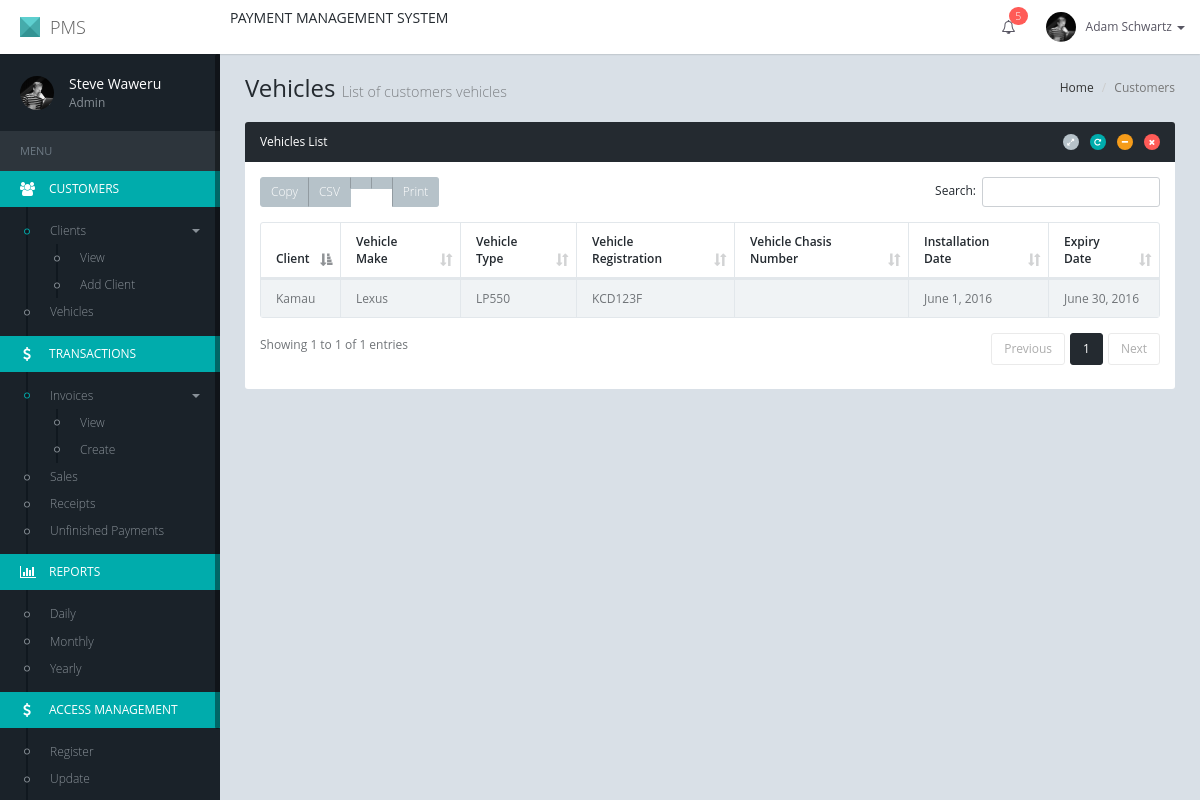
Before: /vehicles/ with the older database file.
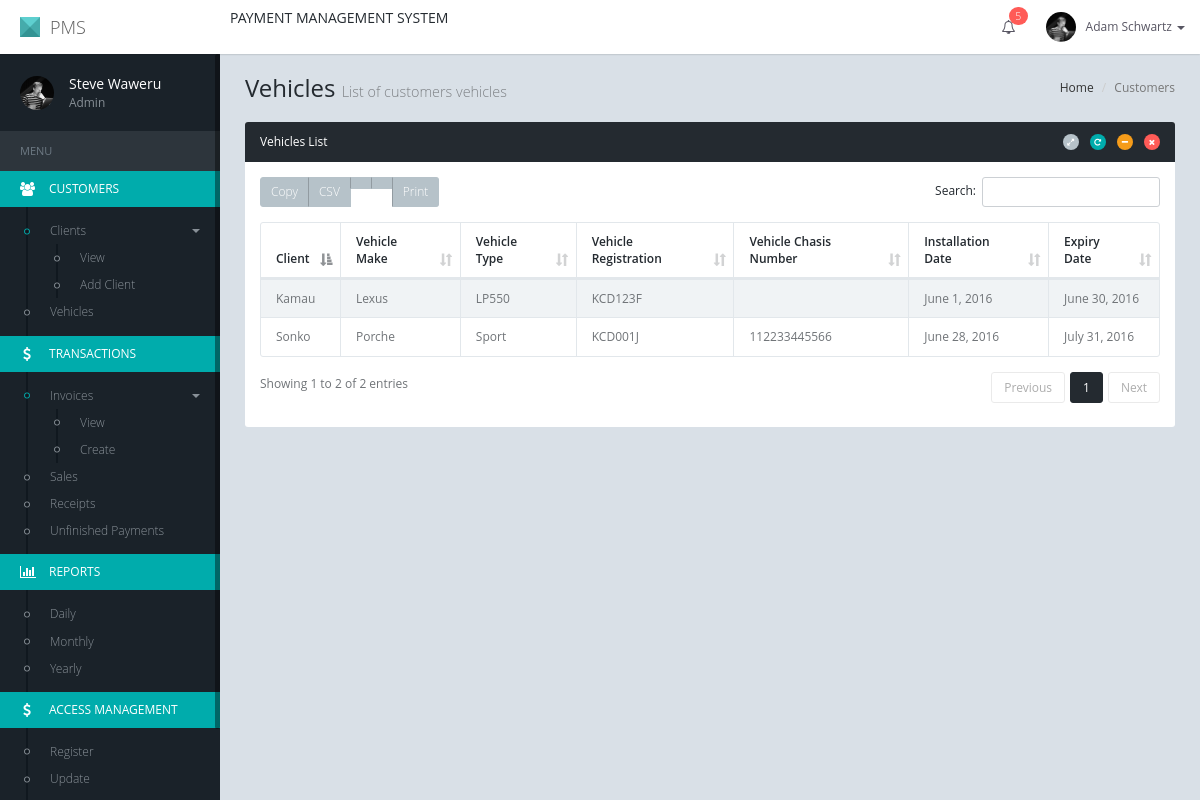
After: the same page with the newer database file.
### dashboard/models.py (models this page shows, shortened)
class Vehicle(models.Model):
    customer = models.ForeignKey(Customer)
    vehicle_make = models.CharField(max_length=20)
    vehicle_type = models.CharField(max_length=20, blank=True, null=True)
    vehicle_registration_number = models.CharField(max_length=20, blank=False, null=False, unique=True)
    vehicle_chasis_number = models.CharField(max_length=20, blank=True, null=True)
    installation_date = models.DateField()
    expiry_date = models.DateField()
    timestamp = models.DateTimeField(auto_now_add=True, auto_now=False)
    updated = models.DateTimeField(auto_now_add=False, auto_now=True)

class Customer(models.Model):
    name = models.CharField(max_length=20, blank=False, null=False)
    email = models.EmailField(blank=True, null=True, unique=True)
    phone_number = models.CharField(max_length=20, blank=True, null=True)
    account = models.OneToOneField(Account)
    timestamp = models.DateTimeField(auto_now_add=True, auto_now=False)
    updated = models.DateTimeField(auto_now_add=False, auto_now=True)

### dashboard/views.py (the view)
# urls.py: url(r'^customer/profile/(?P<client_id>[0-9]+)/vehicles/add/$', views.add_vehicle, name='add-vehicle'),
def vehicles(request):
    vehicles = Vehicle.objects.all()
    return render(request, 'dashboard/vehicles.html', {'vehicles': vehicles})

### dashboard/templates/dashboard/vehicles.html (shortened to what this page needs)
{% extends 'paymentsys/base.html' %}
{% load staticfiles %}
{% block style %}
    <link href="{% static 'plugins/DataTables/media/css/dataTables.bootstrap.min.css' %}" rel="stylesheet"/>
    <link href="{% static 'plugins/DataTables/extensions/Buttons/css/buttons.bootstrap.min.css' %}" rel="stylesheet"/>
    <link href="{% static 'plugins/DataTables/extensions/Responsive/css/responsive.bootstrap.min.css' %}"
          rel="stylesheet"/>
{% endblock %}
{% block content %}
    <div id="content" class="content">
        <ol class="breadcrumb pull-right">
            <li><a href="javascript:;">Home</a></li>
            <li class="active">Customers</li>
        </ol>
        <h1 class="page-header">Vehicles
            <small>List of customers vehicles</small>
        </h1>
        <div class="row">
            <div class="col-md-12">
                <div class="panel panel-inverse">
                    <div class="panel-heading">
                        <div class="panel-heading-btn">
                            <a href="javascript:;" class="btn btn-xs btn-icon btn-circle btn-default"
                               data-click="panel-expand"><i class="fa fa-expand"></i></a>
                            <a href="javascript:;" class="btn btn-xs btn-icon btn-circle btn-success"
                               data-click="panel-reload"><i class="fa fa-repeat"></i></a>
                            <a href="javascript:;" class="btn btn-xs btn-icon btn-circle btn-warning"
                               data-click="panel-collapse"><i class="fa fa-minus"></i></a>
                            <a href="javascript:;" class="btn btn-xs btn-icon btn-circle btn-danger"
                               data-click="panel-remove"><i class="fa fa-times"></i></a>
                        </div>
                        <h4 class="panel-title">Vehicles List</h4>
                    </div>
                    <div class="panel-body">
                        <table id="data-table" class="table table-striped table-bordered">
                            <thead>
                            <tr>
                                <th>Client</th>
                                <th>Vehicle Make</th>
                                <th>Vehicle Type</th>
                                <th>Vehicle Registration</th>
                                <th>Vehicle Chasis Number</th>
                                <th>Installation Date</th>
                                <th>Expiry Date</th>
                            </tr>
                            </thead>
                            <tbody>
                            {% for vehicle in vehicles %}
                                <tr class="odd gradeX">
                                    <td>{{ vehicle.customer.name }}</td>
                                    <td>{{ vehicle.vehicle_make }}</td>
                                    <td>{{ vehicle.vehicle_type }}</td>
                                    <td>{{ vehicle.vehicle_registration_number|upper }}</td>
                                    <td>{{ vehicle.vehicle_chasis_number }}</td>
                                    <td>{{ vehicle.installation_date }}</td>
                                    <td>{{ vehicle.expiry_date }}</td>
                                </tr>
                            {% endfor %}
                            </tbody>
                        </table>
                    </div>
                </div>
            </div>
        </div>
    </div>
{% endblock %}

Changed rows visible on the page:
added Vehicle: customer.name "Sonko", vehicle_make "Porche", vehicle_type "Sport", vehicle_registration_number "KCD001J", vehicle_chasis_number "112233445566", installation_date "June 28, 2016", expiry_date "July 31, 2016"
Other visible differences:
text written by a page script: "Copy CSV Print Search: Showing 1 to 1 of 1 entries Previous 1 Next" → "Copy CSV Print Search: Showing 1 to 2 of 2 entries Previous 1 Next"
